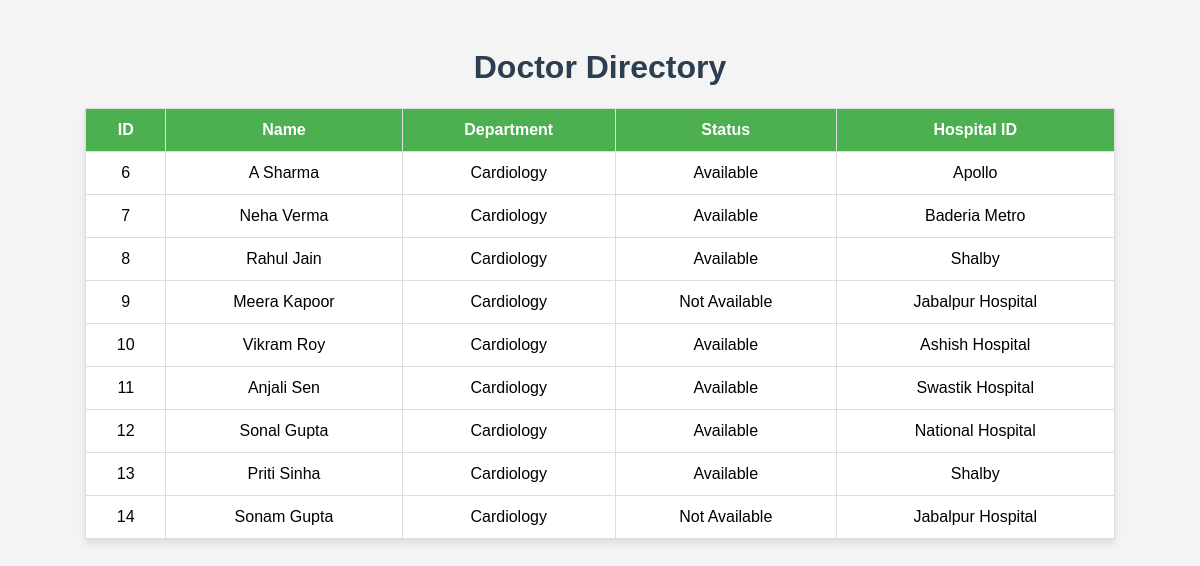
The app's page /api/doctors-api/ with its own data.
### hospital/models.py (models this page shows, shortened)
class Doctor(models.Model):
    DEPARTMENT_CHOICES = [
        ('Cardiology', 'Cardiology'),
        ('Neurology', 'Neurology'),
        ('Orthopedics', 'Orthopedics'),
        ('Pediatrics', 'Pediatrics'),
    ]
    STATUS_CHOICES = [
        ('Available', 'Available'),
        ('Not Available', 'Not Available'),
    ]
    name = models.CharField(max_length=100)
    department = models.CharField(max_length=50, choices=DEPARTMENT_CHOICES, default='Cardiology')
    specialization = models.CharField(max_length=100)
    phone = models.CharField(max_length=15)
    email = models.EmailField()
    status = models.CharField(max_length=20, choices=STATUS_CHOICES, default='Available')
    is_available = models.BooleanField(default=True)
    hospital = models.ForeignKey(Hospital, on_delete=models.CASCADE)

class Hospital(models.Model):
    name = models.CharField(max_length=100)
    total_beds = models.IntegerField(default=0)
    available_beds = models.IntegerField(default=0)
    address = models.TextField(blank=True)
    phone = models.CharField(max_length=15, blank=True)
    email = models.EmailField(blank=True)
    location = models.CharField(max_length=200, blank=True, null=True)
    def __str__(self):
        return self.name

### hospital/views.py (the view)
# urls.py: path('doctors-api/', doctor_list, name='doctor-list-api'),
def doctor_list(request):
    doctors = Doctor.objects.all()
    return render(request, 'hospital/doctor_list.html', {'doctors': doctors})

### hospital/templates/hospital/doctor_list.html (shortened to what this page needs)
<!DOCTYPE html>
<html lang="en">
<head>
</head>
<body>
  <h1>Doctor Directory</h1>
  <table>
    <thead>
      <tr>
        <th>ID</th>
        <th>Name</th>
        <th>Department</th>
        <th>Status</th>
        <th>Hospital ID</th>
      </tr>
    </thead>
    <tbody>
      {% for doctor in doctors %}
        <tr>
          <td>{{ doctor.id }}</td>
          <td>{{ doctor.name }}</td>
          <td>{{ doctor.department }}</td>
          <td>{{ doctor.status }}</td>
          <td>{{ doctor.hospital }}</td>
        </tr>
      {% endfor %}
    </tbody>
  </table>
</body>
</html>

### hospital/templates/hospital/doctor_list.html (style rules this page uses)
body { font-family: Arial; background-color: #f4f4f4; padding: 20px; }
h1 { text-align: center; color: #2c3e50; }
table { width: 90%; margin: 0 auto; border-collapse: collapse; background: white; box-shadow: 0 4px 8px rgba(0,0,0,0.1); }
th, td { padding: 12px; border: 1px solid #ddd; text-align: center; }
th { background-color: #4CAF50; color: white; }

### records on screen
Doctor: id "6", name "A Sharma", department "Cardiology", status "Available", hospital "Apollo"
Doctor: id "7", name "Neha Verma", department "Cardiology", status "Available", hospital "Baderia Metro"
Doctor: id "8", name "Rahul Jain", department "Cardiology", status "Available", hospital "Shalby"
Doctor: id "9", name "Meera Kapoor", department "Cardiology", status "Not Available", hospital "Jabalpur Hospital"
Doctor: id "10", name "Vikram Roy", department "Cardiology", status "Available", hospital "Ashish Hospital"
Doctor: id "11", name "Anjali Sen", department "Cardiology", status "Available", hospital "Swastik Hospital"
Doctor: id "12", name "Sonal Gupta", department "Cardiology", status "Available", hospital "National Hospital"
Doctor: id "13", name "Priti Sinha", department "Cardiology", status "Available", hospital "Shalby"
Doctor: id "14", name "Sonam Gupta", department "Cardiology", status "Not Available", hospital "Jabalpur Hospital"
